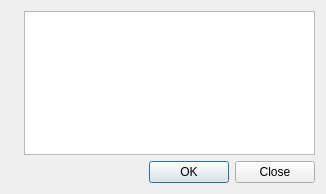
<?xml version="1.0" encoding="UTF-8"?>
<ui version="4.0">
 <class>SelectProfilesDlg</class>
 <widget class="QDialog" name="SelectProfilesDlg">
  <property name="geometry">
   <rect>
    <x>0</x>
    <y>0</y>
    <width>326</width>
    <height>194</height>
   </rect>
  </property>
  <property name="windowTitle">
   <string>Dialog</string>
  </property>
  <layout class="QFormLayout" name="formLayout">
   <item row="0" column="0">
    <widget class="QLabel" name="label">
     <property name="pixmap">
      <pixmap resource="onaprofile.qrc">:/onaprofile.png</pixmap>
     </property>
     <property name="alignment">
      <set>Qt::AlignHCenter|Qt::AlignTop</set>
     </property>
    </widget>
   </item>
   <item row="1" column="0" colspan="2">
    <widget class="QDialogButtonBox" name="buttonBox">
     <property name="orientation">
      <enum>Qt::Horizontal</enum>
     </property>
     <property name="standardButtons">
      <set>QDialogButtonBox::Close|QDialogButtonBox::Ok</set>
     </property>
    </widget>
   </item>
   <item row="0" column="1">
    <widget class="QListWidget" name="profilesListWidget">
     <property name="sizePolicy">
      <sizepolicy hsizetype="Expanding" vsizetype="Expanding">
       <horstretch>0</horstretch>
       <verstretch>1</verstretch>
      </sizepolicy>
     </property>
     <property name="iconSize">
      <size>
       <width>24</width>
       <height>24</height>
      </size>
     </property>
    </widget>
   </item>
  </layout>
 </widget>
 <tabstops>
  <tabstop>profilesListWidget</tabstop>
  <tabstop>buttonBox</tabstop>
 </tabstops>
 <resources>
  <include location="onaprofile.qrc"/>
 </resources>
 <connections>
  <connection>
   <sender>buttonBox</sender>
   <signal>rejected()</signal>
   <receiver>SelectProfilesDlg</receiver>
   <slot>reject()</slot>
   <hints>
    <hint type="sourcelabel">
     <x>316</x>
     <y>260</y>
    </hint>
    <hint type="destinationlabel">
     <x>286</x>
     <y>274</y>
    </hint>
   </hints>
  </connection>
 </connections>
</ui>
